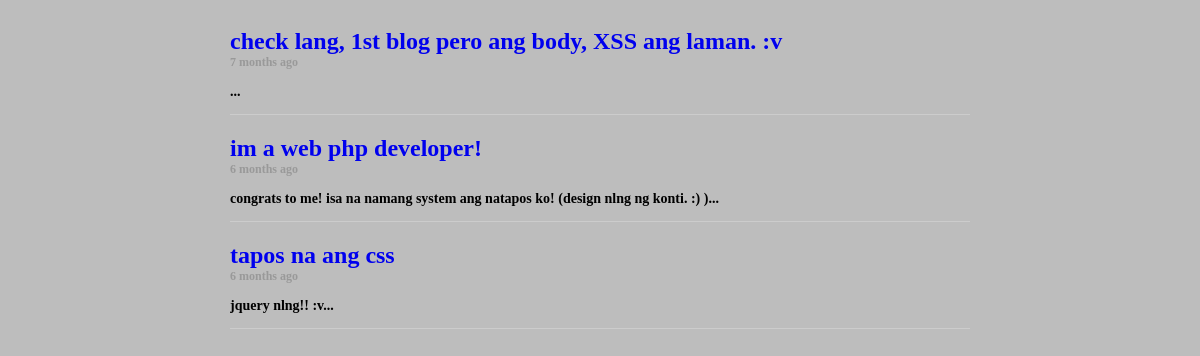
Screenshot of /viewblog.php with the database file from the repository.
### tables this page shows
CREATE TABLE IF NOT EXISTS `content` (
  `id` int(255) NOT NULL,
  `subject` varchar(255) NOT NULL,
  `body` text NOT NULL,
  `date` datetime NOT NULL,
  `views` int(255) NOT NULL DEFAULT '0'
);

### develop_php_library.php (called while the page is built)
<?php
class convertToAgo {
    function convert_datetime($str) {
   		list($date, $time) = explode(' ', $str);
    	list($year, $month, $day) = explode('-', $date);
    	list($hour, $minute, $second) = explode(':', $time);
    	$timestamp = mktime($hour, $minute, $second, $month, $day, $year);
    	return $timestamp;
    }
    function makeAgo($timestamp){
   		$difference = time() - $timestamp;
   		$periods = array("sec", "min", "hr", "day", "week", "month", "year", "decade");
   		$lengths = array("60","60","24","7","4.35","12","10");
   		for($j = 0; $difference >= $lengths[$j]; $j++)
   			$difference /= $lengths[$j];
   			$difference = round($difference);
   		if($difference != 1) $periods[$j].= "s";
   			$text = "$difference $periods[$j] ago";
   			return $text;
    }
}
?>

### viewblog.php (the view, shortened to what this page needs)
<?php
include_once("develop_php_library.php");
$con=mysqli_connect("localhost","root","","getdata");
?>
<!DOCTYPE html>
<html>
<head>
<link type="text/css" rel="stylesheet" href="css/style.css">
</head>
<body>
	<div id="container">
        	<?php
				$query = mysqli_query($con, "SELECT * FROM content");
				while($row = mysqli_fetch_array($query)){
					$date = $row['date'];
					$timeAgoObject = new convertToAgo;
					$ts = $date;
					$convertedTime = ($timeAgoObject -> convert_datetime($ts));
					$when = ($timeAgoObject -> makeAgo($convertedTime));
			?>
            <div class="wrapper">
           	<h2><a href="viewblog.php?id=<?php echo $row['id']; ?>"><?php echo $row['subject']; ?></a></h2>
            <h4><?php echo $when; ?></h4>
            <?php
			$body = $row['body'];
			if(strlen($body)>100){
				preg_match('/^([^.!?\s]*[\.!?\s]+){0,30}/', strip_tags($body), $abstract);
				echo "<h3>".$abstract[0]."...</h3>";
			}else{
				echo "<h3>".$body."...</h3>";
			}
			?>
            </div>
            <?php } ?>
        </div>
</body>
</html>

### css/style.css (style rules this page uses)
body { background:#BDBDBD; }
#container { overflow:hidden; width:740px; margin-left:auto; margin-right:auto; }
h2 { font:Verdana, Geneva, sans-serif; font-size:24px; color:#06C; margin-bottom:0px; }
a { text-decoration:none; }
h3 { font:Georgia, "Times New Roman", Times, serif; font-size:14px; }
.wrapper { border-bottom:1px solid #CCC; }
h4 { font:Verdana, Geneva, sans-serif; font-size:12px; color:#999; margin:0px; }

### rows the page displays
content: subject "check lang, 1st blog pero ang body, XSS ang laman. :v", date "7 months ago"
content: subject "im a web php developer!", date "6 months ago", body "congrats to me! isa na namang system ang natapos ko! (design nlng ng konti. :) )"
content: subject "tapos na ang css", date "6 months ago", body "jquery nlng!! :v"
